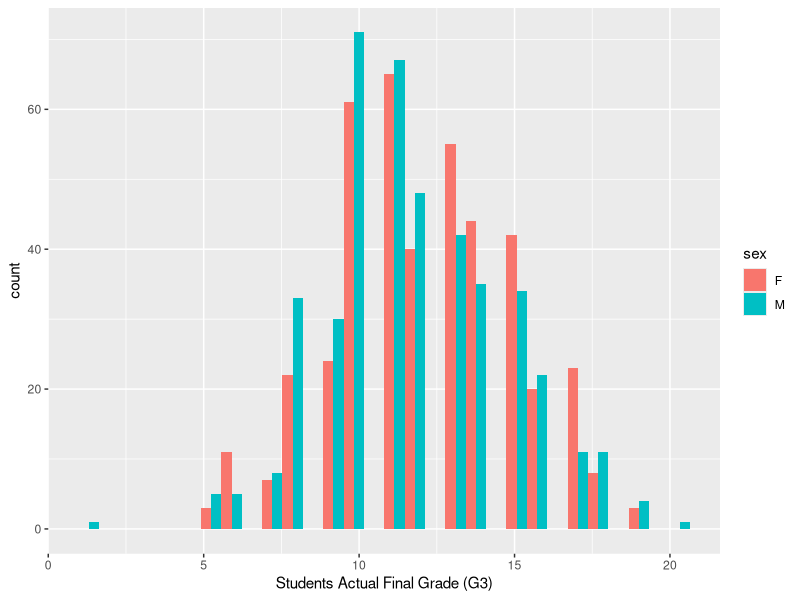
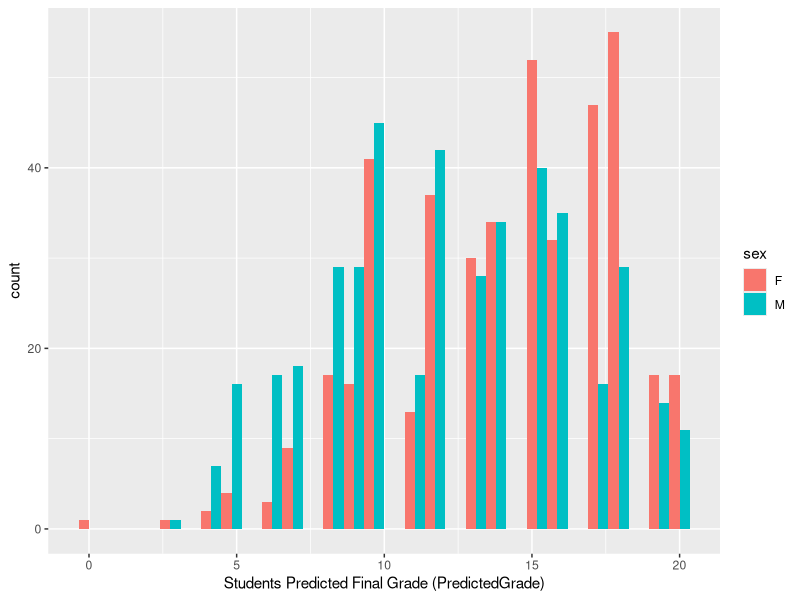
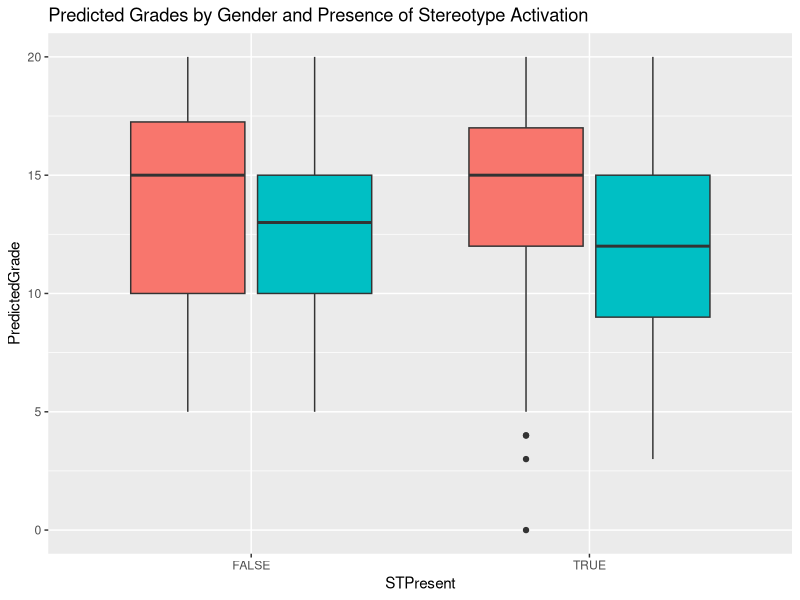

The R source for these figures, in order: (Note: this script raises an error after producing the figures.)
## ---- chunk 1
#| label: setup
#| warning: FALSE

library(tidyverse)
library(dplyr)
library(ggplot2)
performance<- read_csv("_data/CompleteDataAndBiases.csv")
knitr::opts_chunk$set(echo = TRUE)
## ---- chunk 2
#view top 5 observations
head(performance, 10)

#Add column that distinguishes if stereotype activation is present
performance <-performance%>%
  mutate(STPresent = case_when(StereotypeActivation == "CaseBased"| StereotypeActivation == "Statistics" ~ TRUE, StereotypeActivation=="None" ~ FALSE))

summary(performance)

#cross-tabulation of stereotype activation by gender 
xtabs(~sex + STPresent, performance)
## ---- chunk 3
ggplot(performance, aes(x=G3, fill=sex))+ geom_histogram(position = "dodge")+labs(x="Students Actual Final Grade (G3)")
ggplot(performance, aes(x=PredictedGrade, fill=sex))+ geom_histogram(position = "dodge")+labs(x="Students Predicted Final Grade (PredictedGrade)")
## ---- chunk 4
#boxplot of predicted grades by gender and if stereotype activation is present
ggplot(performance, aes(x=STPresent, y=PredictedGrade, fill=sex))+
  geom_boxplot()+
  theme(legend.position="none") +
  ggtitle("Predicted Grades by Gender and Presence of Stereotype Activation")
## ---- chunk 5
t.test(PredictedGrade ~ STPresent, data= performance, alternative = c("two.sided"), var.equal = FALSE, conf.level = 0.95)

## ---- chunk 6

#create two tables for female students and male students

m_performance<-performance%>%
  filter(sex=="M")

#t.test for difference in mean of predicted grades for males with and without ST present
#null hypothesis - mean of predicted grades is equals the mean of actual grades
t.test(PredictedGrade ~ STPresent, data= m_performance, alternative = c("two.sided"), conf.level = 0.95)
## ---- chunk 7

#create two tables for female students and male students

m_performance<-performance%>%
  filter(sex=="F")

#t.test for difference in mean of predicted grades for males with and without ST present
#null hypothesis - mean of predicted grades is equals the mean of actual grades
t.test(PredictedGrade ~ STPresent, data= f_performance, alternative = c("two.sided"), conf.level = 0.95)

## ---- chunk 8
performance%>%
group_by(sex, StereotypeActivation)%>%
summarise(mean(PredictedGrade), mean(G3), mean(PredictedGrade)-mean(G3))
## ---- chunk 9

pairwise.t.test(x= performance$PredictedGrade, g=performance$StereotypeActivation, p.adjust.method = "none")

## ---- chunk 10
model1<- (lm(PredictedGrade ~ STPresent * sex, data=performance))
summary(model1)
## ---- chunk 11
#model2 uses "sex" as explanatory variable
model2<-(lm(PredictedGrade ~ StereotypeActivation + sex, data=performance))
summary(model2)

#model3 uses "sex" as interaction terms
model3<- lm(PredictedGrade ~ StereotypeActivation * sex, data=performance)
summary(model3)

#ANOVA of both models
anova(model2, model3)
## ---- chunk 12
performance%>%
group_by(sex)%>%
summarise(mean(studytime), mean(freetime), mean(goout), mean(absences),mean(G3), mean(PredictedGrade))
## ---- chunk 13
#model other variables as possible explanatory variables 
model4 <-lm(PredictedGrade ~ (studytime + freetime + Walc + goout + Parents_edu + absences) * sex, data=performance)
summary(model4)

anova(model3, model4)

#create matrix of model plots
par(mfrow = c(2,3)); plot(model4, which = 1:6)
## ---- chunk 14
#create matrix of model plots
par(mfrow = c(2,3)); plot(model3, which = 1:6)
